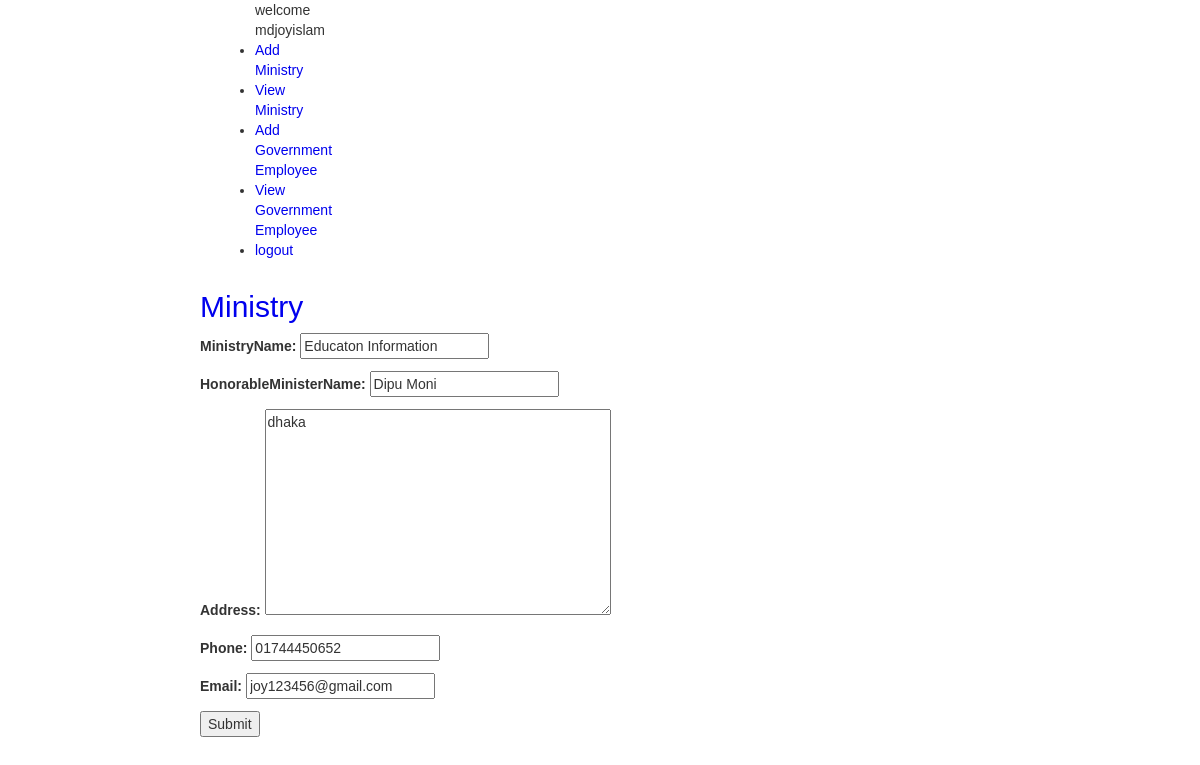
/Crud/edit/1 (signed in), run on the app's committed database.
### Crud/models.py (models this page shows, shortened)
class Ministry(models.Model):
    user = models.ForeignKey(settings.AUTH_USER_MODEL, on_delete=models.CASCADE)
    MinistryName = models.CharField(max_length=100)
    HonorableMinisterName = models.CharField(max_length=100)
    Address = models.TextField()
    Phone = models.CharField(max_length=15,null=True)
    Email = models.EmailField()
    class Meta:
        db_table = "ministry"

### Crud/views.py (the view)
# urls.py: path('edit/<int:pk>', views.Ministry_update, name='Ministry_edit'),
@login_required
def Ministry_update(request, pk, template_name='Crud/book_form.html'):
    if request.user.is_superuser:
        ministry= get_object_or_404(Ministry, pk=pk)
    else:
        ministry= get_object_or_404(Ministry, pk=pk, user=request.user)
    form = MinistryForm(request.POST or None, instance=ministry)
    if form.is_valid():
        form.save()
        return redirect('Crud:Ministry_list')
    return render(request, template_name, {'form':form})

### Crud/views.py
class MinistryForm(ModelForm):
    class Meta:
        model = Ministry
        fields = ['MinistryName', 'HonorableMinisterName','Address','Phone','Email']

### Crud/templates/Crud/book_form.html
{% include "Crud/SuperAdminNavbar.html" %}
{% block content %}
<h2><a href="{% url 'Crud:Ministry_list' %}"> Ministry </a></h2>
<form method="post">{% csrf_token %}
    {{ form.as_p }}
    <input type="submit" value="Submit" />
</form>
{% endblock %}

### Crud/templates/Crud/SuperAdminNavbar.html (shortened to what this page needs)
<!DOCTYPE html>
<html lang="en">
<head>
<link rel="stylesheet"
href="https://maxcdn.bootstrapcdn.com/bootstrap/3.3.7/css/bootstrap.min.css">
{% load static %}
<link rel="stylesheet" href="{% static 'Crud/css/style.css' %}">
</head>
<body>
{% load static %}
<div class="container-fluid">
<div class="row">
<div class="col-sm-2">
{% block sidebar %}
<ul class="sidebar-nav">
welcome {{user.username}}
  <li><a href="{% url 'Crud:Ministry_new'%}">Add Ministry</a></li>
<li><a href="{% url 'Crud:Ministry_list'%}">View Ministry</a></li>
  <li><a href="{% url 'Crud:GovernmentEmployee_new'%}">Add Government Employee</a></li>
<li><a href="{% url 'Crud:GovernmentEmployee_list'%}">View Government Employee</a></li>
<li><a href="{% url 'Crud:logout'%}">logout</a></li>
</ul>
{% endblock %}
</div>
</div>
</div>
</body>
</html>

### Crud/static/Crud/css/style.css (style rules this page uses)
body { font-family: Arial, Helvetica, sans-serif; width:800px; margin:auto; }
a { color:#0000EE; text-decoration:none; }

### data on the page
Ministry: MinistryName "Educaton Information", HonorableMinisterName "Dipu Moni", Address "dhaka", Phone "01744450652", Email "joy123456@gmail.com"

### other printed values
{{ user.username }} "mdjoyislam"
